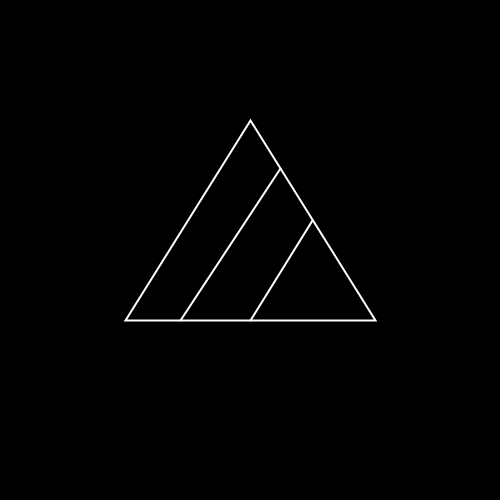
Frame 1 (no input)
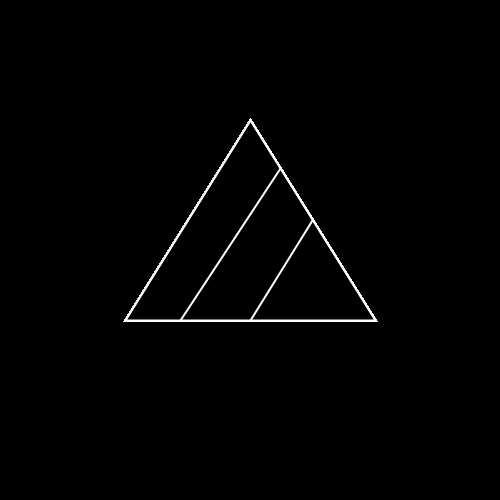
Frame 60 (the mouse pressed at the canvas centre just before this capture)
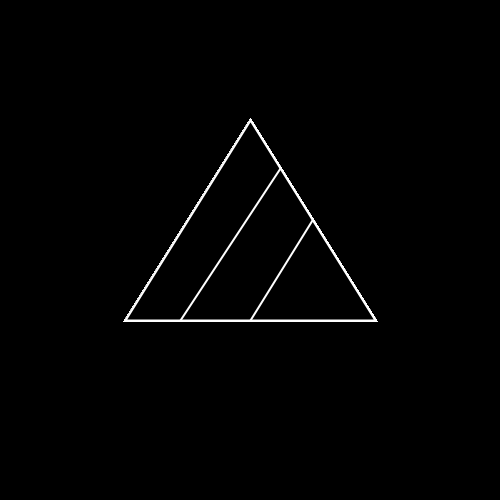
Frame 120 (the mouse held since frame 60 and released just before this capture)

The Processing sketch that drew these frames (run headless with seeded random() and noise(); from frame 60 on, the mouse is pressed at the canvas centre):

// Processing sketch: processing_53445
// ── processing_53445.pde

void setup()
{
  size(500,500);
  background(0);
}

void draw()
{
  stroke(255);
  strokeWeight(2);
  fill(0);
  triangle(125,320, 250,120, 375,320);
  line(180,320, 280,168);
  line(250,320, 312,220);
}
